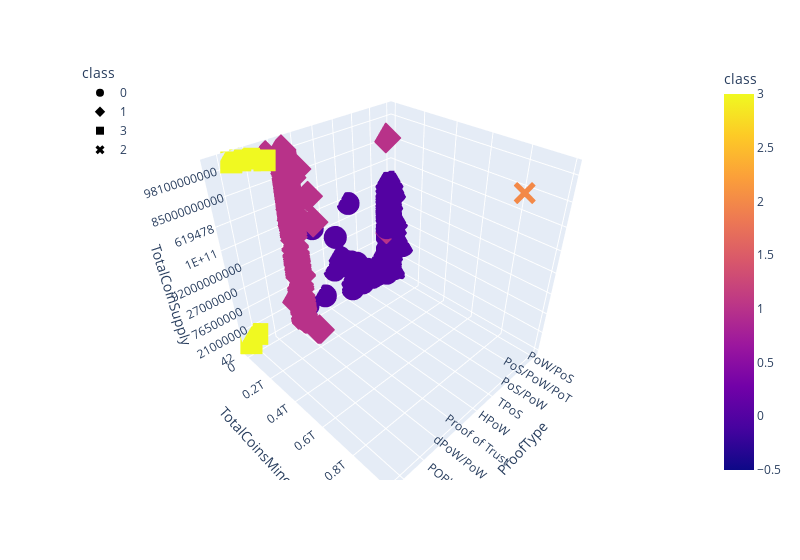

Notebook code for this chart:
### Markdown cell above
### Deliverable 4: Visualizing Cryptocurrencies Results

#### 3D-Scatter with Clusters

### Code cell
# Creating a 3D-Scatter with the PCA data and the clusters
fig = px.scatter_3d(
    clustered_df,
    x="ProofType",
    y="TotalCoinsMined",
    z="TotalCoinSupply",
    hover_name="CoinName",
    hover_data=["Algorithm"],
    color="class",
    symbol="class",
    width=800,

    
    
    
)
fig.update_layout(legend=dict(x=0, y=1))
fig.show()

### Figure 1 — Plotly figure (JSON) as saved in the notebook; plotly's stock layout.template omitted (floating-point values rounded to 4 significant figures; data arrays with more than 128 entries replaced by an {"elided": "..."} marker saying what was removed)
{"data": [{"customdata": {"elided": "311x1 str values"}, "hovertemplate": "<b>%{hovertext}</b><br><br>class=%{marker.color}<br>ProofType=%{x}<br>TotalCoinsMined=%{y}<br>TotalCoinSupply=%{z}<br>Algorithm=%{customdata[0]}<extra></extra>", "hovertext": {"elided": "311 str values"}, "legendgroup": "0", "marker": {"color": {"elided": "311 int values"}, "coloraxis": "coloraxis", "symbol": "circle"}, "mode": "markers", "name": "0", "scene": "scene", "showlegend": true, "type": "scatter3d", "x": {"elided": "311 str values"}, "y": {"elided": "311 float values"}, "z": {"elided": "311 str values"}}, {"customdata": {"elided": "259x1 str values"}, "hovertemplate": "<b>%{hovertext}</b><br><br>class=%{marker.color}<br>ProofType=%{x}<br>TotalCoinsMined=%{y}<br>TotalCoinSupply=%{z}<br>Algorithm=%{customdata[0]}<extra></extra>", "hovertext": {"elided": "259 str values"}, "legendgroup": "1", "marker": {"color": {"elided": "259 int values"}, "coloraxis": "coloraxis", "symbol": "diamond"}, "mode": "markers", "name": "1", "scene": "scene", "showlegend": true, "type": "scatter3d", "x": {"elided": "259 str values"}, "y": {"elided": "259 float values"}, "z": {"elided": "259 str values"}}, {"customdata": [["VeChainThor Authority"], ["Proof-of-BibleHash"], ["SHA-256 + Hive"], ["Proof-of-Authority"], ["ECC 256K1"], ["Leased POS"]], "hovertemplate": "<b>%{hovertext}</b><br><br>class=%{marker.color}<br>ProofType=%{x}<br>TotalCoinsMined=%{y}<br>TotalCoinSupply=%{z}<br>Algorithm=%{customdata[0]}<extra></extra>", "hovertext": ["Vechain", "BiblePay", "LitecoinCash", "Poa Network", "Acute Angle Cloud", "Waves"], "legendgroup": "3", "marker": {"color": [3, 3, 3, 3, 3, 3], "coloraxis": "coloraxis", "symbol": "square"}, "mode": "markers", "name": "3", "scene": "scene", "showlegend": true, "type": "scatter3d", "x": ["Proof of Authority", "POBh", "PoW + Hive", "PoA", "DPOS", "LPoS"], "y": [55454734800, 1772091550, 638400000.0, 204479039, 1000000000, 100000000], "z": ["86712634466", "5200000000", "840000000", "252460800", "1000000000", "100000000"]}, {"customdata": [["TRC10"]], "hovertemplate": "<b>%{hovertext}</b><br><br>class=%{marker.color}<br>ProofType=%{x}<br>TotalCoinsMined=%{y}<br>TotalCoinSupply=%{z}<br>Algorithm=%{customdata[0]}<extra></extra>", "hovertext": ["BitTorrent"], "legendgroup": "2", "marker": {"color": [2], "coloraxis": "coloraxis", "symbol": "x"}, "mode": "markers", "name": "2", "scene": "scene", "showlegend": true, "type": "scatter3d", "x": ["DPoS"], "y": [989989000000], "z": ["9.9E+11"]}], "layout": {"coloraxis": {"colorbar": {"title": {"text": "class"}}, "colorscale": [[0, "#0d0887"], [0.1111, "#46039f"], [0.2222, "#7201a8"], [0.3333, "#9c179e"], [0.4444, "#bd3786"], [0.5556, "#d8576b"], [0.6667, "#ed7953"], [0.7778, "#fb9f3a"], [0.8889, "#fdca26"], [1, "#f0f921"]]}, "legend": {"title": {"text": "class"}, "tracegroupgap": 0, "x": 0, "y": 1}, "margin": {"t": 60}, "scene": {"domain": {"x": [0, 1], "y": [0, 1]}, "xaxis": {"title": {"text": "ProofType"}}, "yaxis": {"title": {"text": "TotalCoinsMined"}}, "zaxis": {"title": {"text": "TotalCoinSupply"}}}, "width": 800}}
